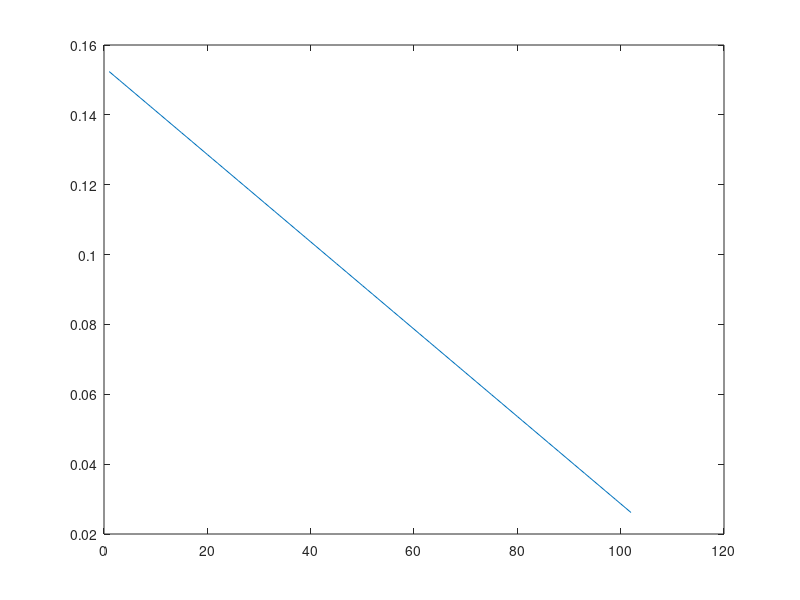

Here is the MATLAB script that generated this plot:
%%make a function for the roll momenet of the rocket
%variables
length = 6*0.0254; %chord 1
width = 4*.0254;
chordtip = 1 *.0254; %chord2
rho = 1.2;%air density
V = 343/2;%m/s
theta = 2*pi/180;
ohmega = 5*2*pi; %radians per second
r =.0254 %rocket radius m
intwidth = r:.001:width+r;
vofr = intwidth*ohmega
lengthint = -((length-chordtip)/width)*(intwidth-r)+length
plot(lengthint)
cl = 2*pi*theta
M = 3*cl*rho*sum(vofr.^2.*lengthint.*intwidth)

